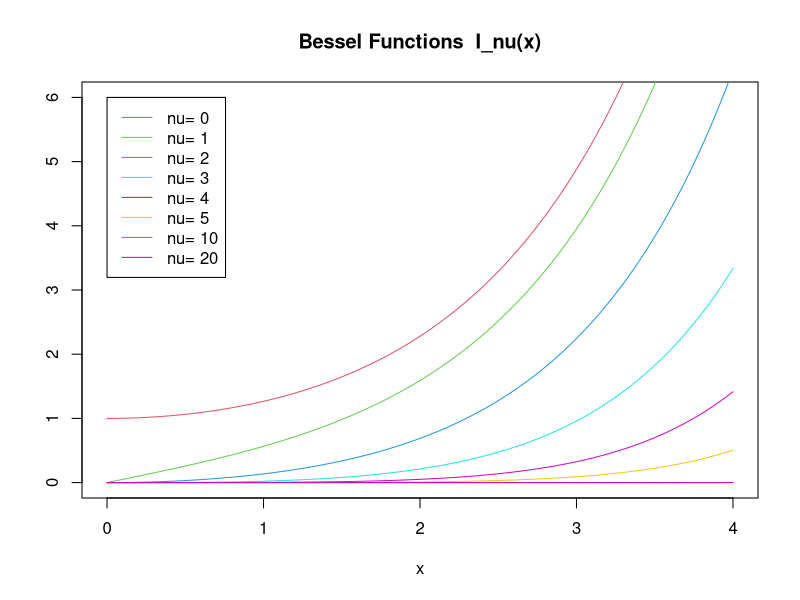

Write the R code that produced this figure.
## ---- chunk 1
library(Matrix)
## ---- chunk 2
A <- matrix(c(1, 2, 2, 3), nrow = 2)
A
## ---- chunk 3
A %*% A
## ---- chunk 4
A^2
## ---- chunk 5
crossprod(A, A)  #  t(x) %*% y
tcrossprod(A, A) #  x %*% t(y)
## ---- chunk 6
A %o% A
outer(A, A, FUN = "*")
## ---- chunk 7
A %x% A
kronecker(A, A, FUN = "*")
## ---- chunk 8
eigen(A)

eigen(A)$vectors %*% diag(eigen(A)$values) %*% solve(eigen(A)$vectors)
eigen(A)$vectors %*% diag(eigen(A)$values)^3 %*% solve(eigen(A)$vectors)
A %*% A %*% A
## ---- chunk 9
2^A
exp(A)
## ---- chunk 10
det(A)
## ---- chunk 11
solve(A)
## ---- chunk 12
B <- Hilbert(6)
b <- rowSums(B)
# not inv
solve(B,b) 

# inv
solve(B) %*% b
## ---- chunk 13
library(MASS)
ginv(A)
A %*% ginv(A) %*% A
ginv(A) %*% A %*% ginv(A)
t(A %*% ginv(A))
A %*% ginv(A)
t(ginv(A) %*% A)
ginv(A) %*% A
## ---- chunk 14
det(A)*solve(A)
## ---- chunk 15
diag(rep(3))
## ---- chunk 16
rep(1,3) %o% rep(1,3) 
## ---- chunk 17
diag(A)       # diagonal of a matrix
diag(diag(A)) # construct a diagonal matrix
## ---- chunk 18
base::rcond(A)
kappa(A)
Matrix::rcond(Hilbert(6))
Matrix::rcond(A)
## ---- chunk 19
norm(A)
## ---- chunk 20
qr(A)$rank # or qr.default(A)$rank
## ---- chunk 21
# Compute the Choleski factorization of a real symmetric positive-definite square matrix.
chol(A + diag(rep(1,2)))
# Inverse from Choleski (or QR) Decomposition
Matrix::chol2inv(A + diag(rep(1,2)))
## ---- chunk 22
svd(A)
svd(A)$d
## ---- chunk 23
qr.default(A)
qr.X(qr.default(A))
qr.Q(qr.default(A))
qr.R(qr.default(A))
qr.Q(qr.default(A)) %*% qr.R(qr.default(A))
## ---- chunk 24
row(A)
col(A)
A[row(A)]
## ---- chunk 25
lower.tri(A)
upper.tri(A) # 矩阵上三角
A[lower.tri(A)]
A[lower.tri(A)] <- 0 # 获得上三角矩阵
A
A[row(A) < col(A)] <- 0
A
## ---- chunk 26
factorial(5) # 阶乘
seq(from = 1, to = 5, length.out = 3)
prod(seq(from = 1, to = 5, length.out = 3)) # 连乘 双阶乘

seq(5)
cumprod(seq(5)) # 累积
cumsum(seq(5)) # 累和
## ---- chunk 27
choose(5,3)
## ---- chunk 28
gamma(2)
gamma(10)
gamma2 <- function(t,x){
  t^(x-1)*exp(-t)
}
integrate(gamma2, lower = 0, upper = + Inf, x = 10)
## ---- chunk 29
# 例1
x <- 2
eval(deriv(~ gamma(x), "x"))/gamma(x)
# 与此等价
psigamma(2, 0)

digamma(x) # psi(x) 的一阶导数
trigamma(x) # psi(x) 的二阶导数

# 例2
eval(deriv(~ psigamma(x, 1), "x"))
# 与此等价
psigamma(2, 2)

# 注意与下面这个例子比较
dx2x <- deriv(~ x^3, "x")
eval(dx2x)
## ---- chunk 30
beta(1, 1)
beta(2, 3)
beta2 <- function(t, a, b) {
  t^(a - 1) * (1 - t)^(b - 1)
}
integrate(beta2, lower = 0, upper = 1, a = 2, b = 3)
## ---- chunk 31
nus <- c(0:5, 10, 20)
x <- seq(0, 4, length.out = 501)
plot(x, x, ylim = c(0, 6), ylab = "", type = "n",
     main = "Bessel Functions  I_nu(x)")
for(nu in nus) lines(x, besselI(x, nu = nu), col = nu + 2)
legend(0, 6, legend = paste("nu=", nus), col = nus + 2, lwd = 1)
